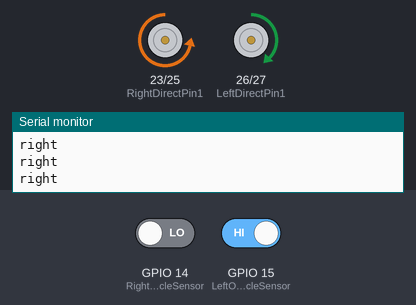
A sketch run on a simulated ESP32. On the bench: motor-driver pin pairs drawn as motors (green arrow = first pin HIGH = forward, orange = second pin HIGH = backward, longer = more drive, scaled by the enable pin), the last lines printed to the serial monitor. Inputs (shaded band) come from the test bench; at power-on: GPIO 14 (RightObstacleSensor) LOW, GPIO 15 (LeftObstacleSensor) HIGH.

Above: at 1.2 s.
1.3 s: GPIO 14 (RightObstacleSensor) driven HIGH
At 1.6 s:
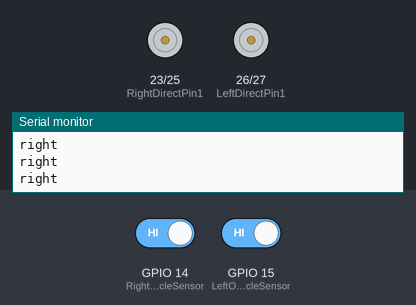
2.8 s: GPIO 15 (LeftObstacleSensor) driven LOW
At 3.8 s:
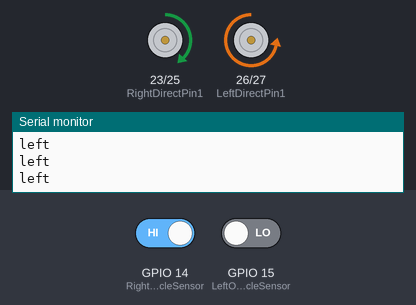
4.3 s: GPIO 14 (RightObstacleSensor) driven LOW
At 5.0 s:
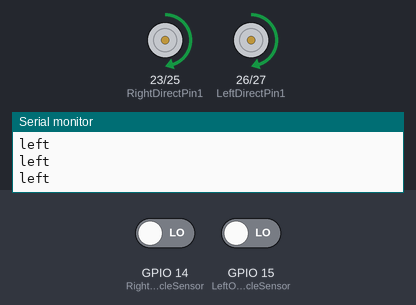
5.8 s: GPIO 15 (LeftObstacleSensor) driven HIGH
At 6.1 s:
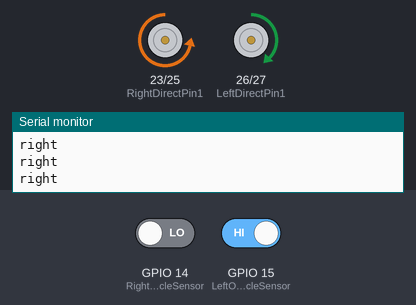
7.3 s: GPIO 14 (RightObstacleSensor) driven HIGH and GPIO 15 (LeftObstacleSensor) driven LOW
At 8.7 s:
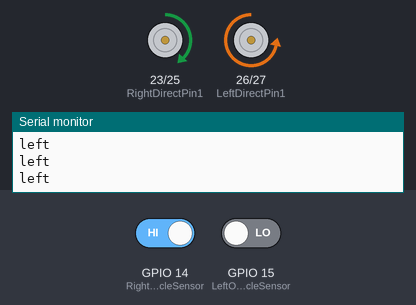
Timing chart, 0 to 10.3 s (numbered marks = the images above; inputs shaded):
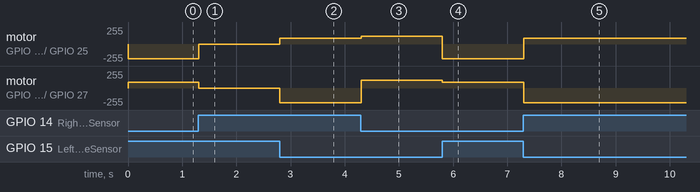

The sketch:

objectfollow.ino
```cpp
// (licence header left out)
//Define L298N Dual H-Bridge Motor Controller Pins
#define speedPinR 16   // RIGHT PWM pin connect   ENA
#define RightDirectPin1  23    //  Right Motor direction pin 1 to  IN1
#define RightDirectPin2  25    // Right Motor direction pin 2 to  IN2
#define speedPinL 17        //  Left PWM pin connect  ENB
#define LeftDirectPin1  26    // Left Motor direction pin 1 to  IN3
#define LeftDirectPin2  27   ///Left Motor direction pin 1 to  IN4

#define RightObstacleSensor 14  //Right obstacle sensor to D14 (front direction is from arduino point to voltage meter)
#define LeftObstacleSensor 15   //Left obstacle sensor to D15

#define TURN_SPEED   220 //motor in   speed
#define SLOW_SPEED   90 //motor in   speed
#define SPEED   120 //motor in   speed
void go_Advance(int l_speed=SPEED,int r_speed=SPEED)  //Forward
{
  digitalWrite(RightDirectPin1, HIGH);
  digitalWrite(RightDirectPin2,LOW);
  digitalWrite(LeftDirectPin1,HIGH);
  digitalWrite(LeftDirectPin2,LOW);
  set_Motorspeed(l_speed,r_speed);
}
void turn_left(int l_speed=TURN_SPEED,int r_speed=SPEED)  //Turn left
{
  digitalWrite(RightDirectPin1, HIGH);
  digitalWrite(RightDirectPin2,LOW);
  digitalWrite(LeftDirectPin1,LOW);
  digitalWrite(LeftDirectPin2,HIGH);
  set_Motorspeed(l_speed,r_speed);
}
void turn_right(int l_speed=SPEED,int r_speed=TURN_SPEED)  //Turn right
{
  digitalWrite(RightDirectPin1, LOW);
  digitalWrite(RightDirectPin2,HIGH);
  digitalWrite(LeftDirectPin1,HIGH);
  digitalWrite(LeftDirectPin2,LOW);
  set_Motorspeed(l_speed,r_speed);
}
void go_Back(int l_speed=SPEED,int r_speed=SPEED)  //Reverse
{
  digitalWrite(RightDirectPin1, LOW);
  digitalWrite(RightDirectPin2,HIGH);
  digitalWrite(LeftDirectPin1,LOW);
  digitalWrite(LeftDirectPin2,HIGH);
  set_Motorspeed(l_speed,r_speed);
}
void stop_Stop()    //Stop
{
  digitalWrite(RightDirectPin1, LOW);
  digitalWrite(RightDirectPin2,LOW);
  digitalWrite(LeftDirectPin1,LOW);
  digitalWrite(LeftDirectPin2,LOW);
}
/*set motor speed */
void set_Motorspeed(int speed_L,int speed_R)
{
  analogWrite(speedPinL,speed_L);
  analogWrite(speedPinR,speed_R);
}

void setup()
{
 pinMode(speedPinL,OUTPUT); //left motor PWM pin
 pinMode(speedPinR,OUTPUT); //rignt motor PWM  pin
 pinMode(RightDirectPin1,OUTPUT); //left motor direction pin1
 pinMode(RightDirectPin2,OUTPUT); //left motor direction pin2
 pinMode(LeftDirectPin1,OUTPUT); //right motor direction Pin 1
 pinMode(LeftDirectPin2,OUTPUT);  //right motor direction Pin 2

  /*line follow sensors */
 pinMode(RightObstacleSensor,INPUT);
 pinMode(LeftObstacleSensor,INPUT);
 Serial.begin(9600);
}

void auto_following(){
 int IRvalueLeft= digitalRead(LeftObstacleSensor);
  int IRvalueRight=digitalRead(RightObstacleSensor);
 if (IRvalueLeft==LOW && IRvalueRight==LOW)
 {

       go_Advance();  //Turn left
 }
 else  if (IRvalueLeft==HIGH && IRvalueRight==HIGH)
 {
     stop_Stop();   //no obstacle, stop
     set_Motorspeed(0,0);
    }
 else if (IRvalueLeft==LOW && IRvalueRight==HIGH)
 {
  Serial.println("left");
      turn_left(SLOW_SPEED,TURN_SPEED);  //Turn left
 }
  else if (IRvalueLeft==HIGH && IRvalueRight==LOW)
 {
    Serial.println("right");
     turn_right(TURN_SPEED,SLOW_SPEED);  //Turn left

 }
}

void loop(){

auto_following();
}
```

Measured:
- after the input at 1.3 s, motor on GPIO 23 (RightDirectPin1) / GPIO 25 (RightDirectPin2): backward 220/255 → stopped at once; motor on GPIO 26 (LeftDirectPin1) / GPIO 27 (LeftDirectPin2): forward 90/255 → stopped at once
- after the input at 2.8 s, motor on GPIO 23 (RightDirectPin1) / GPIO 25 (RightDirectPin2): stopped → forward 90/255 at once; motor on GPIO 26 (LeftDirectPin1) / GPIO 27 (LeftDirectPin2): stopped → backward 220/255 at once
- after the input at 4.3 s, motor on GPIO 23 (RightDirectPin1) / GPIO 25 (RightDirectPin2): forward 90/255 → forward 120/255 at once; motor on GPIO 26 (LeftDirectPin1) / GPIO 27 (LeftDirectPin2): backward 220/255 → forward 120/255 at once
- after the input at 5.8 s, motor on GPIO 23 (RightDirectPin1) / GPIO 25 (RightDirectPin2): forward 120/255 → backward 220/255 at once; motor on GPIO 26 (LeftDirectPin1) / GPIO 27 (LeftDirectPin2): forward 120/255 → forward 90/255 at once
- after the input at 7.3 s, motor on GPIO 23 (RightDirectPin1) / GPIO 25 (RightDirectPin2): backward 220/255 → forward 90/255 at once; motor on GPIO 26 (LeftDirectPin1) / GPIO 27 (LeftDirectPin2): forward 90/255 → backward 220/255 at once
